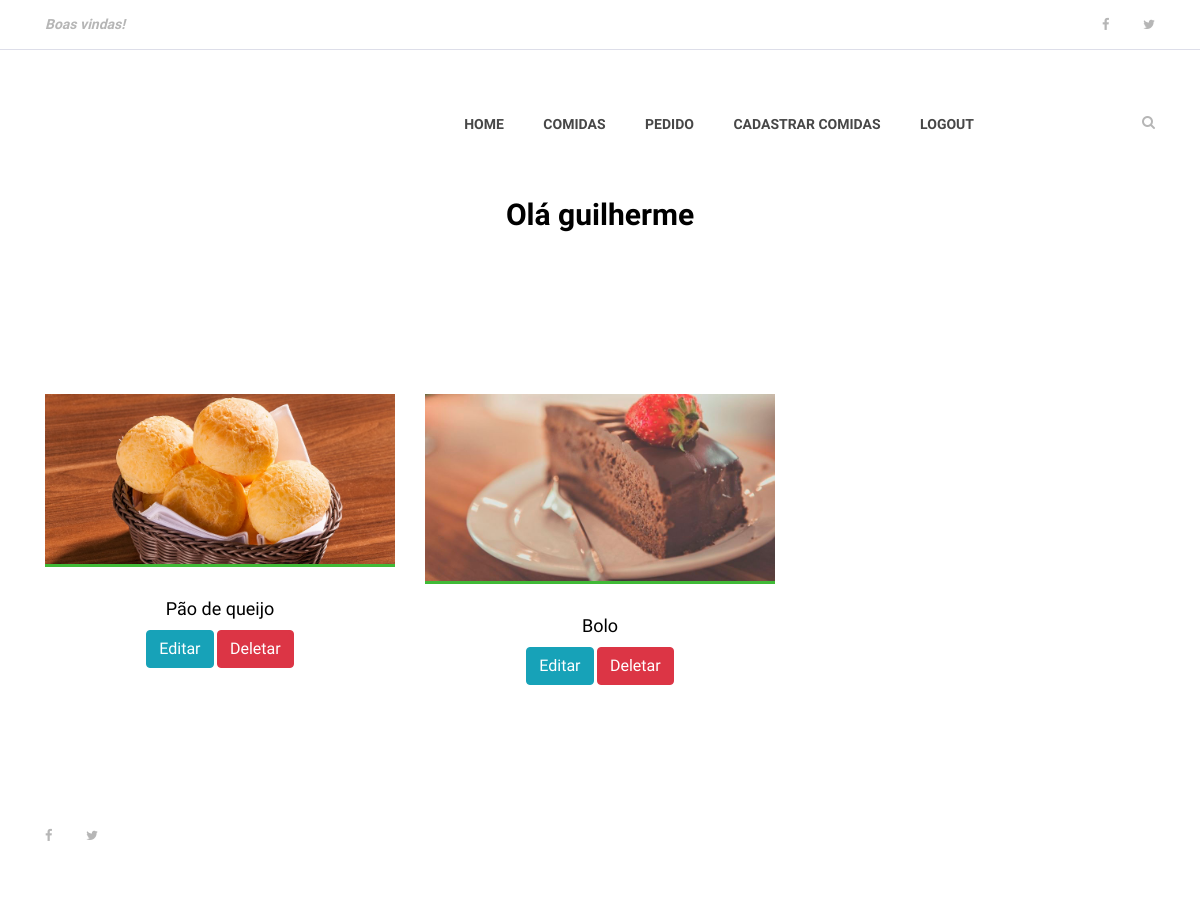
The app's page /users/dashboard (signed in), older data.
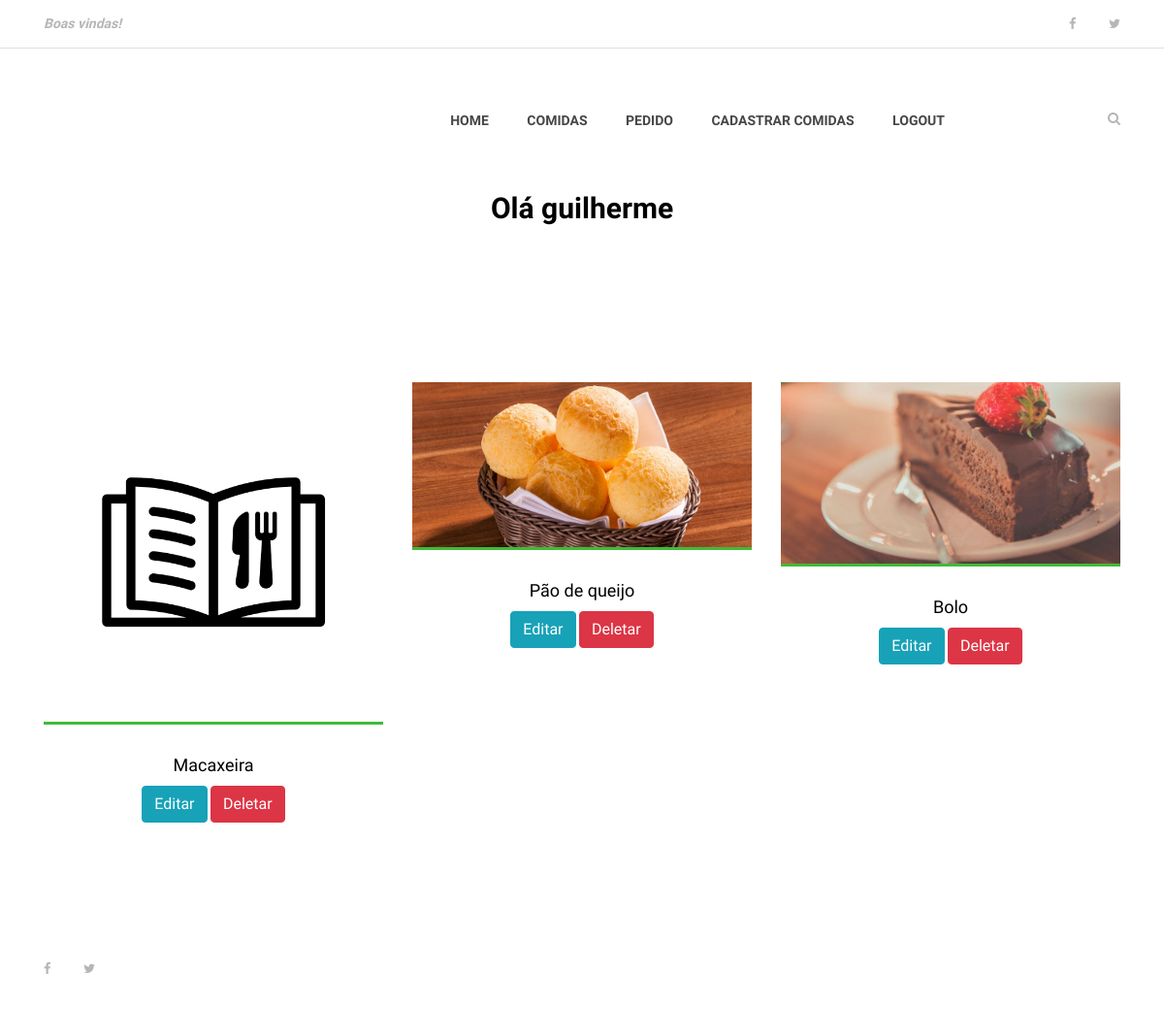
The same page, newer data.
### receitas/models.py (models this page shows, shortened)
class Receita(models.Model):
    nome_receita = models.CharField(max_length=255)
    ingredientes = models.TextField()
    modo_de_preparo = models.TextField()
    tempo_preparo = models.IntegerField()
    rendimento = models.CharField(max_length=100)
    categoria = models.CharField(max_length=100)
    data_receita = models.DateTimeField(default=datetime.now, blank=True)
    publicada = models.BooleanField(default=False)
    foto_receita = models.ImageField(
        upload_to='fotos/%d/%m/%Y', blank='True')
    preco = models.DecimalField(max_digits=4, decimal_places=2)
    pessoa = models.ForeignKey(User, on_delete=models.CASCADE)

### users/views.py (the view)
# urls.py: path('dashboard', views.dashboard, name='dashboard'),
def dashboard(request):
    if request.user.is_authenticated:
        id = request.user.id
        receitas = Receita.objects.order_by('-data_receita').filter(pessoa=id)
        dados = {
            'receitas': receitas
        }
        return render(request, 'users/dashboard.html', dados)
    else:
        return redirect('index')

### templates/users/dashboard.html (shortened to what this page needs)
{% extends 'base.html' %}
{% load static%}
{% block content %}
    {% include 'partials/menu.html' %}
    <div class="contact-area section-padding-0-80">
        <div class="container">
            <div class="row">
                <div class="col-12">
                    <div class="section-heading">
                        <h3>Olá {{ user.username }}</h3>
                    </div>
                </div>
            </div>
        </div>
     </div>
    <section class="best-receipe-area">
        <div class="container">
            <div class="row">
                {% if receitas %}
                {% for receita in receitas %}
                <div class="col-12 col-sm-6 col-lg-4">
                    <div class="single-best-receipe-area mb-30">
                        {% if receita.foto_receita  == '' %}
                            <img src="{% static 'img/bg-img/foto_receita.png' %}" alt="">
                        {% else %}
                            <img src="{{ receita.foto_receita.url }}" alt="">
                        {% endif %}
                        <div class="receipe-content">
                            <a href="{% url 'receita'  receita.id %}">
                                <h5> {{ receita.nome_receita }} </h5>
                                <a href="{% url 'edita_receita' receita.id %}" type="button" class="btn btn-info">Editar</a>
                                <a href="{% url 'deleta_receita' receita.id %}" type="button" class="btn btn-danger">Deletar</a>
                            </a>
                        </div>
                    </div>
                </div>
                {% endfor %}
                {% endif %}
            </div>
        </div>
    </section>
    {% include 'partials/footer.html'%}
{% endblock %}

### templates/base.html (shortened to what this page needs)
{% load static %}
<!DOCTYPE html>
<html lang="pt-br">
<head>
    <link rel="stylesheet" href="{% static 'site.css' %}">
</head>
<body>
    {% block content %} {% endblock %}
</body>
</html>

### templates/partials/busca.html (shortened to what this page needs)
{% load static %}

### templates/partials/menu.html (shortened to what this page needs)
{% load static %}
    <header class="header-area">
        <div class="top-header-area">
            <div class="container h-100">
                <div class="row h-100 align-items-center justify-content-between">
                    <div class="col-12 col-sm-6">
                        <div class="breaking-news">
                            <div id="breakingNewsTicker" class="ticker">
                                <ul>
                                    <li><a href="">Boas vindas!</a></li>
                                </ul>
                            </div>
                        </div>
                    </div>
                    <div class="col-12 col-sm-6">
                        <div class="top-social-info text-right">
                            <a href="#"><i class="fa fa-facebook" aria-hidden="true"></i></a>
                            <a href="#"><i class="fa fa-twitter" aria-hidden="true"></i></a>
                        </div>
                    </div>
                </div>
            </div>
        </div>
        <div class="delicious-main-menu">
            <div class="classy-nav-container breakpoint-off">
                <div class="container">
                    <nav class="classy-navbar justify-content-between" id="deliciousNav">
                        <div class="classy-menu">
                            <div class="classynav">
                                <ul>
                                    {% if user.is_authenticated %}
                                    <li><a href="{% url 'index' %}">Home</a></li>
                                    <li><a href="{% url 'dashboard' %}">Comidas</a></li>
                                    <li><a href="{% url 'pedido' %}">pedido</a></li>
                                    <li><a href="{% url 'cria_receita' %}">Cadastrar Comidas</a></li>
                                    <li><a href="{% url 'logout' %}">Logout</a></li>
                                    {% else %}
                                    <li><a href="{% url 'index' %}">Home</a></li>
                                    <li><a href="{% url 'login' %}">Login</a></li>
                                    <li><a href="">Meus Pedidos</a></li>
                                    <li><a href="{% url 'cadastro' %}">Cadastro</a></li>
                                    {% endif %}
                                </ul>
                                <div class="search-btn">
                                    <i class="fa fa-search" aria-hidden="true"></i>
                                </div>
                            </div>
                        </div>
                    </nav>
                </div>
            </div>
        </div>
    </header>

### templates/partials/footer.html (shortened to what this page needs)
{% load static %}
    <footer class="footer-area">
        <div class="container h-100">
            <div class="row h-100">
                <div class="col-12 h-100 d-flex flex-wrap align-items-center justify-content-between">
                    <div class="footer-social-info text-right">
                        <a href="#"><i class="fa fa-facebook" aria-hidden="true"></i></a>
                        <a href="#"><i class="fa fa-twitter" aria-hidden="true"></i></a>
                    </div>
                </div>
            </div>
        </div>
    </footer>

### blog_receitas/static/site.css (style rules this page uses)
* { margin: 0; padding: 0; }
body { font-family: "Open Sans", sans-serif; font-size: 14px; }
h1, h2, h3, h4, h5, h6 { color: #000000; line-height: 1.3; font-weight: 600; }
a, a:hover, a:focus { -webkit-transition-duration: 500ms; transition-duration: 500ms; text-decoration: none; outline: 0 solid transparent; color: #000000; font-weight: 600; font-size: 14px; color: #474747; }
ul, ol { margin: 0; }
ul li, ol li { list-style: none; }
img { height: auto; max-width: 100%; }
.mb-30 { margin-bottom: 30px !important; }
.section-padding-0-80 { padding-top: 0; padding-bottom: 80px; }
.section-heading { position: relative; z-index: 1; margin-bottom: 80px; text-align: center; }
.section-heading h3 { font-size: 30px; margin-bottom: 0; }
.header-area { position: relative; z-index: 100; width: 100%; }
.header-area .top-header-area { width: 100%; height: 50px; background-color: #ffffff; border-bottom: 1px solid #dddee9; }
.header-area .top-header-area .breaking-news { position: relative; z-index: 1; }
.header-area .top-header-area .breaking-news .ticker { width: 100%; text-align: left; position: relative; overflow: hidden; }
.header-area .top-header-area .breaking-news .ticker ul { width: 100%; position: relative; z-index: 1; }
.header-area .top-header-area .breaking-news .ticker ul li { display: none; width: 100%; }
.header-area .top-header-area .breaking-news .ticker ul li a { font-size: 14px; color: #b6b6b6; font-style: italic; }
.header-area .top-header-area .top-social-info a { display: inline-block; color: #b6b6b6; font-size: 13px; margin-right: 30px; }
.header-area .top-header-area .top-social-info a:last-child { margin-right: 0; }
.header-area .delicious-main-menu { position: relative; width: 100%; z-index: 100; height: 145px; }
.header-area .delicious-main-menu .classy-nav-container { background-color: transparent; }
.header-area .delicious-main-menu .classy-navbar { height: 145px; padding: 0; }
.header-area .delicious-main-menu .classy-navbar .classynav ul li a { font-weight: 600; }
.header-area .delicious-main-menu .classy-navbar .classynav > ul > li > a { text-transform: uppercase; padding: 12px 18px 11px; background-color: transparent; border-bottom: 3px solid transparent; line-height: 1; color: #474747; font-weight: 600; }
.header-area .delicious-main-menu .classynav .search-btn { color: #b6b6b6; margin-left: 150px; cursor: pointer; -webkit-transition-duration: 500ms; transition-duration: 500ms; }
.header-area .delicious-main-menu .classynav .search-btn i { -webkit-transition-duration: 500ms; transition-duration: 500ms; }
.best-receipe-area { position: relative; z-index: 1; padding-bottom: 50px; }
.single-best-receipe-area { position: relative; z-index: 1; }
.single-best-receipe-area img { border-bottom: 3px solid #40ba37; }
.single-best-receipe-area .receipe-content { padding-top: 30px; text-align: center; }
.single-best-receipe-area .receipe-content h5 { font-size: 18px; margin-bottom: 10px; font-weight: 400; -webkit-transition-duration: 500ms; transition-duration: 500ms; }
.footer-area { position: relative; z-index: 1; width: 100%; height: 140px; background-color: #ffffff; }
.footer-area .footer-social-info { padding-right: 15px; }
.footer-area .footer-social-info a { display: inline-block; color: #b6b6b6; font-size: 13px; margin-right: 30px; }
.footer-area .footer-social-info a:last-child { margin-right: 0; }

Row changes from the older to the newer data that the page shows:
added Receita: nome_receita "Macaxeira"
